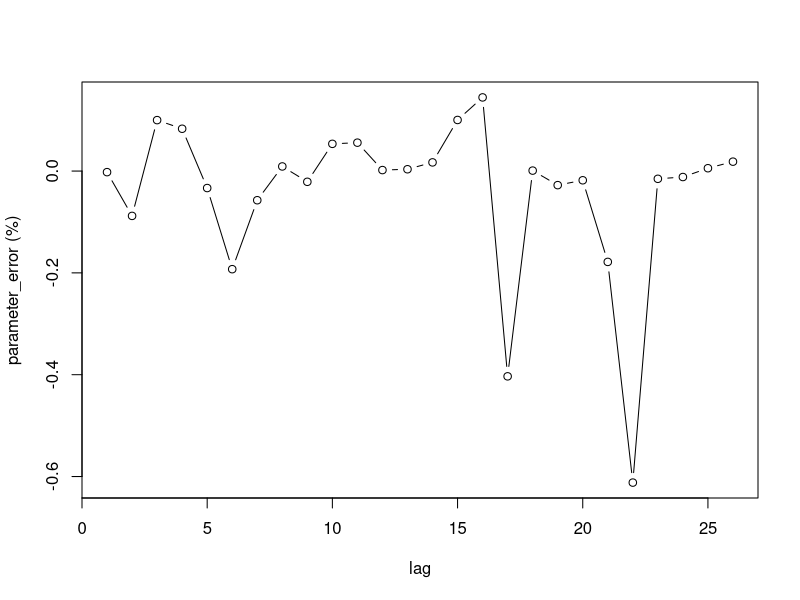
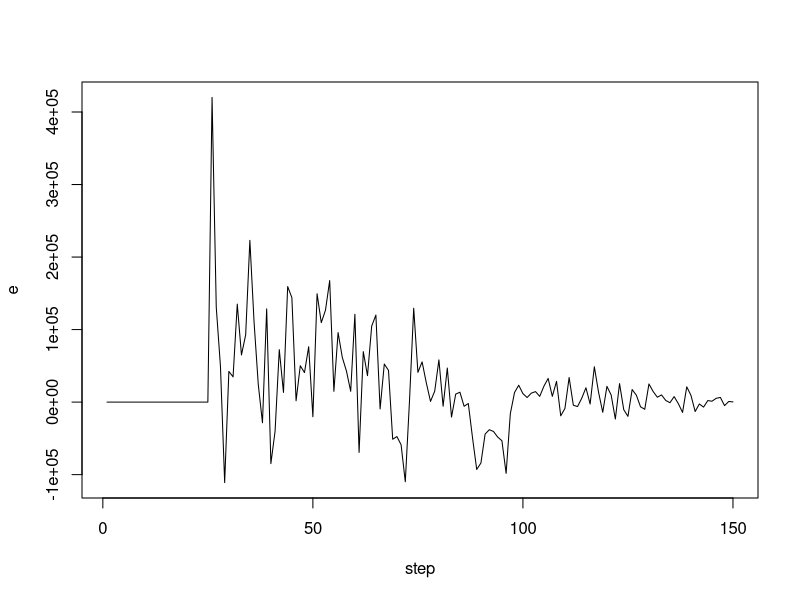
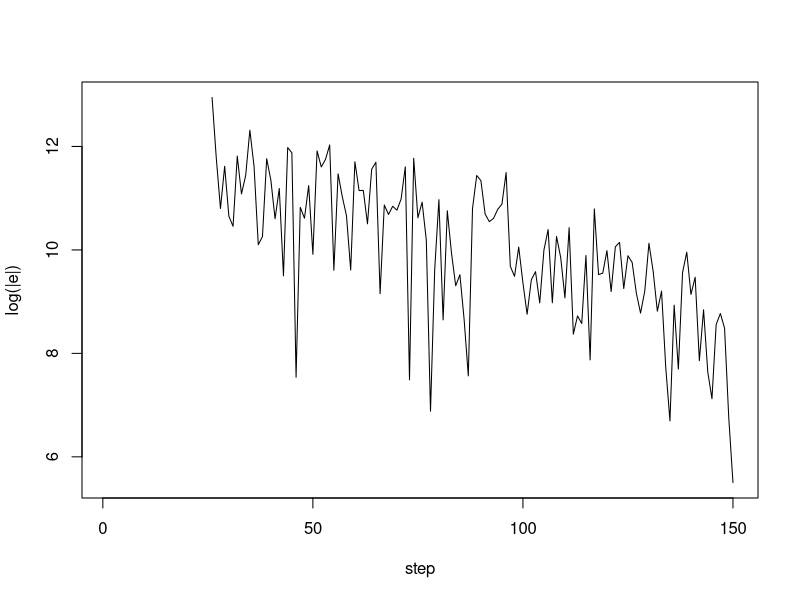
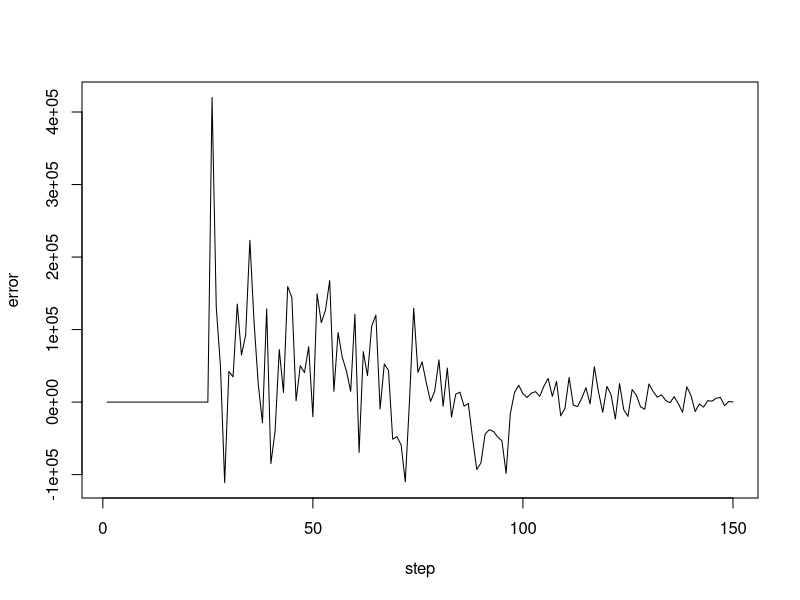
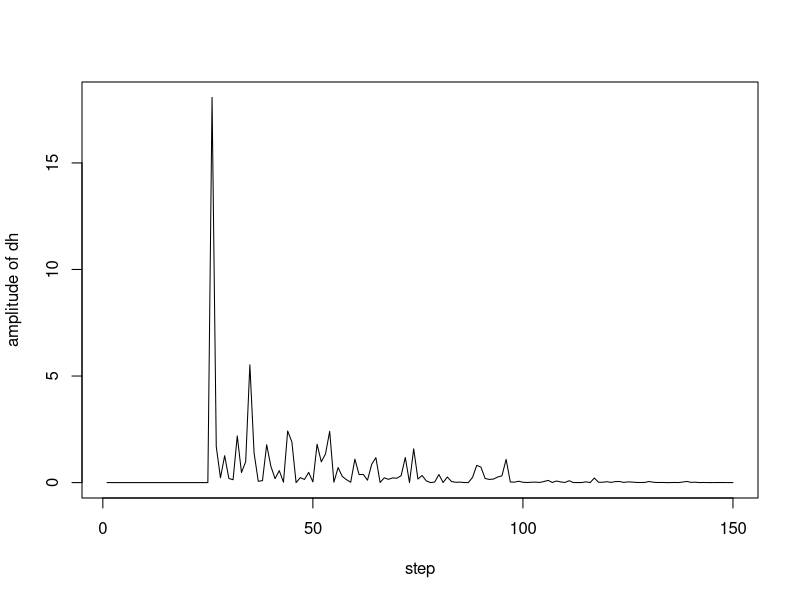
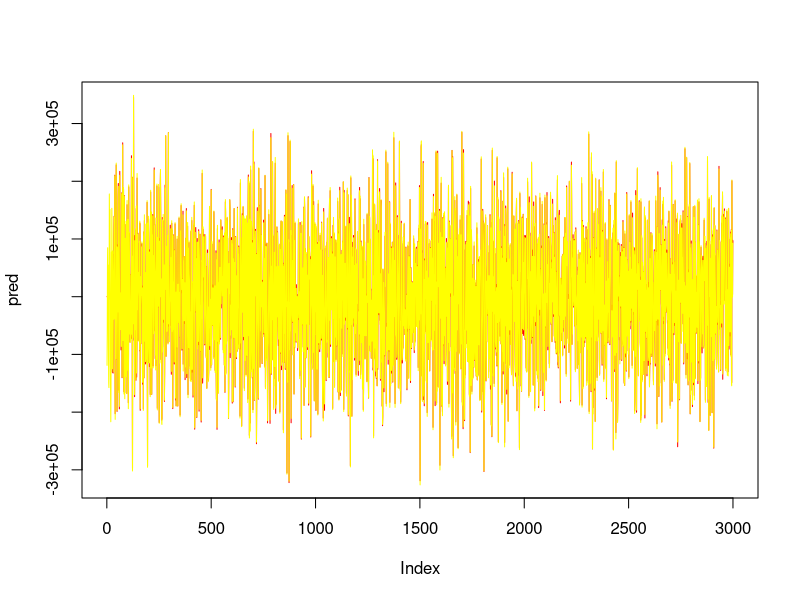
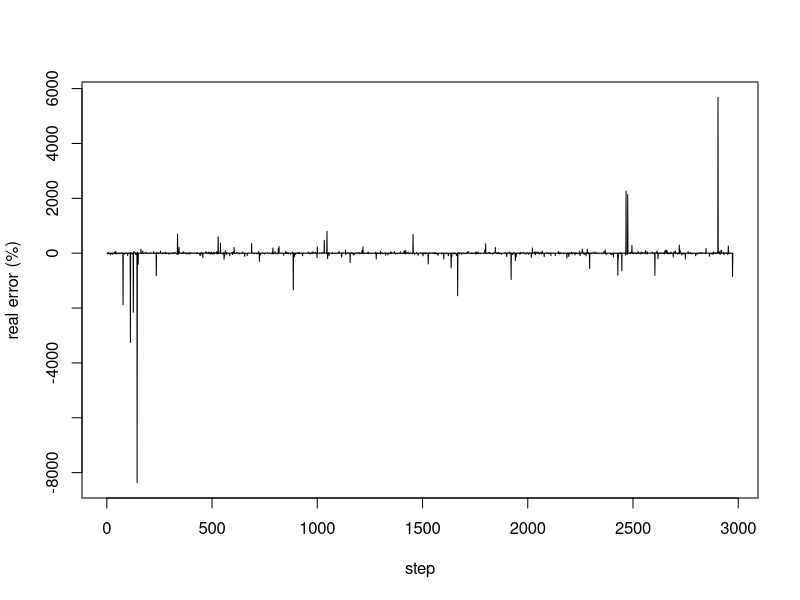

Source code (R) for these figures, in order:
## ---- chunk 1
knitr::opts_chunk$set(echo = TRUE)
## ---- chunk 2
sig_sam <- function(n) {

  stopifnot(length(n)== 1, class(n) == "numeric")
  stopifnot(n > 0)
  n <- ceiling(n)
  
  data <- data.frame()
  for (i in c(1:n)){
    sig <- sample(c(-1,1), 1, replace = TRUE)
    amp <- c(sample(c(0:1), 1, replace = TRUE), sample(c(0:1), 14, replace = TRUE))
    newsample <- sig * sum(amp * 2^c(14:0))
    data <- rbind(data, newsample) 
  }
  colnames(data) <- "sig_far"
  return(data)
}
## ---- chunk 3
n <- 125                ##training data
L <- 25                 ##lags
n_test <- 3000          ##testing data

sig_far <- sig_sam(n + L + n_test)
par <- rnorm(L + 1)
echo <- data.frame(par[1] * sig_far)
for (i in c(1:L)) {
  echo <- cbind(echo, par[i + 1] * c(rep(NA,i), 
                      sig_far[-((n + L + n_test - i + 1):(n + L + n_test)),]) + (rnorm(1)))
}
colnames(echo) <- par
echo_sum <- rowSums(echo[,(1:(L + 1))])
data <- data.frame(sig_far, echo, echo_sum)
train_data <- data[1:(n + L),]
## ---- chunk 4
x <- train_data[,1]
y <- train_data[,length(train_data[1,])]

mu <- 1
gamma <- 0.01
h <- rep(1, L + 1)
p <- rep(0, L)
g <- rep(0, L)
e <- rep(0, L)
amp_h <- rep(0,L)
for (i in c((L + 1):(n + L))) {
  p[i] <- sum(x[(i):(i - L)] * x[(i):(i - L)])
  g[i] <- sum(h * x[(i):(i - L)])
  e[i] <- y[i] - g[i]
  dh <- (1 * mu / (gamma + p[i])) * e[i] * x[(i):(i - L)]
  h <- h + dh
  amp_h[i] <- sum(dh * dh)
}
sol <- list("p" = p, "g" = g, "e" = e, "amp_h" = amp_h, "h" = h)
sol$h
par
plot((sol$h-par) / abs(par), type = "b", ylab = "parameter_error (%)",xlab = "lag")
plot(e,type = "l", ylab = "e", xlab = "step")
plot(log(abs(e)),type = "l", ylab = "log(|e|)", xlab = "step")
## ---- chunk 5
plot(sol$e, type = "l", ylab = "error", xlab = "step")
plot(sol$amp_h, type = "l", ylab = "amplitude of dh", xlab = "step")
## ---- chunk 6
test_data <- data[-(1:(n + L)),]
x <- test_data[,1]
y <- test_data[,length(test_data[1,])]

pred <- rep(0,L)
for (i in c((L + 1):(n_test))) {
  pred[i] <- sum(sol$h * x[(i):(i - L)])
}
real <- y 

plot(pred,type = "l",col = "red")
lines(real,type = "l", col = "yellow")
error <- ((pred-real)/real * 100)[-(1:L)]
plot(error, type = "l", xlab = "step", ylab = "real error (%)")
sd(error)
mean(error)
table((error <= 10^(-2)))
## ---- chunk 7
n <- 10
L <- 2
n_test <- 0

sig_far <- sig_sam(n + L + n_test)
par <- rnorm(L + 1)
echo <- data.frame(par[1] * sig_far)
for (i in c(1:L)) {
  echo <- cbind(echo, par[i + 1] * c(rep(NA,i), 
                      sig_far[-((n + L + n_test - i + 1):(n + L + n_test)),]) + rnorm(1) * 10^15)
}
colnames(echo) <- par
echo_sum <- rowSums(echo[,(1:(L + 1))])
data <- data.frame(sig_far, echo, echo_sum)
train_data <- data[1:(n + L),]
x <- train_data[,1]
y <- train_data[,length(train_data[1,])]

print(x)
print(y)
## ---- chunk 8

a <- 1
h <- rep(0, L + 1)
dh <- rep(0, L + 1)
p <- rep(0, L)
g <- rep(0, L)
e <- rep(0, L)
amp_h <- rep(0,L)
## ---- chunk 9
p[3] <- x[3 - 0]^2 + x[3 - 1]^2 + x[3 - 2]^2
print(c("p[3]=",p[3]))
## ---- chunk 10
g[3] <- h[1] * x[3 - 0] + h[2] * x[3 - 1] + h[3] * x[3 - 2]
print(c("g[3]=",g[3]))
## ---- chunk 11
e[3] <- y[3] - g[3]
print(c("e[3]=",e[3]))
## ---- chunk 12
dh[1] = 1 * a / p[3] * e[3] * x[3 - 0]
dh[2] = 1 * a / p[3] * e[3] * x[3 - 1]
dh[3] = 1 * a / p[3] * e[3] * x[3 - 2]
print(c("dh_3[0]=",dh[1]))
print(c("dh_3[1]=",dh[2]))
print(c("dh_3[2]=",dh[3]))
## ---- chunk 13
h[1] = h[1] + dh[1]
h[2] = h[2] + dh[2]
h[3] = h[3] + dh[3]
print(c("h_4[0]=",h[1]))
print(c("h_4[1]=",h[2]))
print(c("h_4[2]=",h[3]))
## ---- chunk 14
p[4] <- x[4 - 0]^2 + x[4 - 1]^2 + x[4 - 2]^2
print(c("p[4]=",p[4]))
## ---- chunk 15
g[4] <- h[1] * x[4 - 0] + h[2] * x[4 - 1] + h[3] * x[4 - 2]
print(c("g[4]=",g[4]))
## ---- chunk 16
e[4] <- y[4] - g[4]
print(c("e[4]=",e[4]))
## ---- chunk 17
dh[1] = 1 * a / p[4] * e[4] * x[4 - 0]
dh[2] = 1 * a / p[4] * e[4] * x[4 - 1]
dh[3] = 1 * a / p[4] * e[4] * x[4 - 2]
print(c("dh_4[0]=",dh[1]))
print(c("dh_4[1]=",dh[2]))
print(c("dh_4[2]=",dh[3]))
## ---- chunk 18
h[1] = h[1] + dh[1]
h[2] = h[2] + dh[2]
h[3] = h[3] + dh[3]
print(c("h_5[0]=",h[1]))
print(c("h_5[1]=",h[2]))
print(c("h_5[2]=",h[3]))
## ---- chunk 19
a <- 1
h <- rep(0, L + 1)
dh <- rep(0, L + 1)
p <- rep(0, L)
g <- rep(0, L)
e <- rep(0, L)
amp_dh <- rep(0,L)
past_h <- data.frame("3" = h)

for (i in c((L + 1):(n + L))) {
  p[i] <- sum(x[(i):(i - L)] * x[(i):(i - L)])
  g[i] <- sum(h * x[(i):(i - L)])
  e[i] <- y[i] - g[i]
  dh <- (1 * a / p[i]) * e[i] * x[(i):(i - L)]
  h <- h + dh
  amp_h[i] <- sum(dh * dh)
  past_h <- cbind(past_h, h)
  colnames(past_h)[length(past_h[1,])] <- as.character(i + 1)
}
sol <- list("p" = p, "g" = g, "e" = e, "amp_dh" = amp_dh, "h" = past_h)
sol
